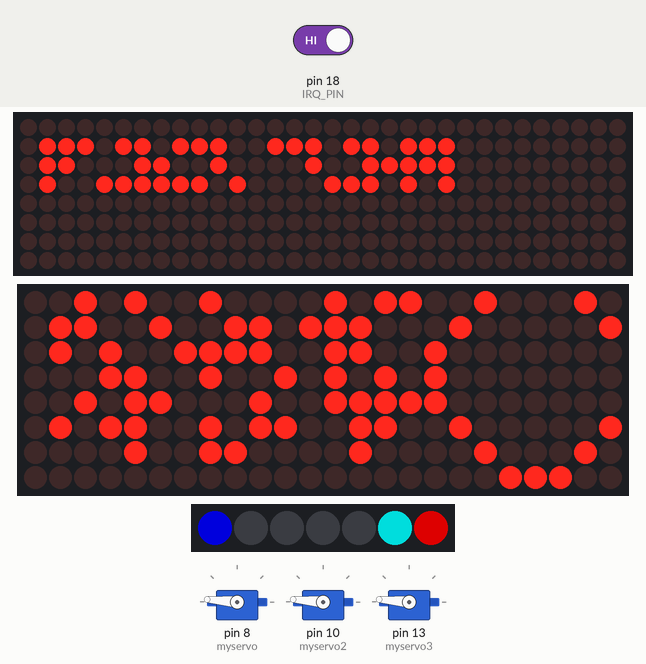
This sketch was run on a simulated Arduino Mega 2560, built with avr-gcc and run on an emulated ATmega2560. On the bench: 32×8 LED matrix, 24×8 LED matrix, 3 × servo, 7 RGB LEDs in strip order, left to right. The inputs (shaded band) are chosen by the test bench; at power-on: pin 18 (IRQ_PIN) HIGH. Dim RGB values are drawn brighter than linear; random numbers use the default seed unless the sketch sets one; no radio packets arrive unless stated.

Above: at 1.48 s.
At 9.2 s:
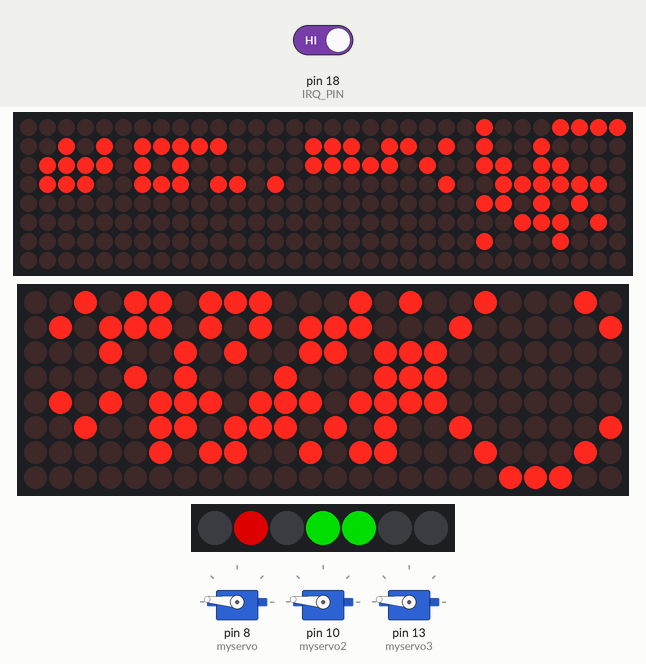
9.3 s: pin 18 (IRQ_PIN) driven LOW
At 9.68 s:
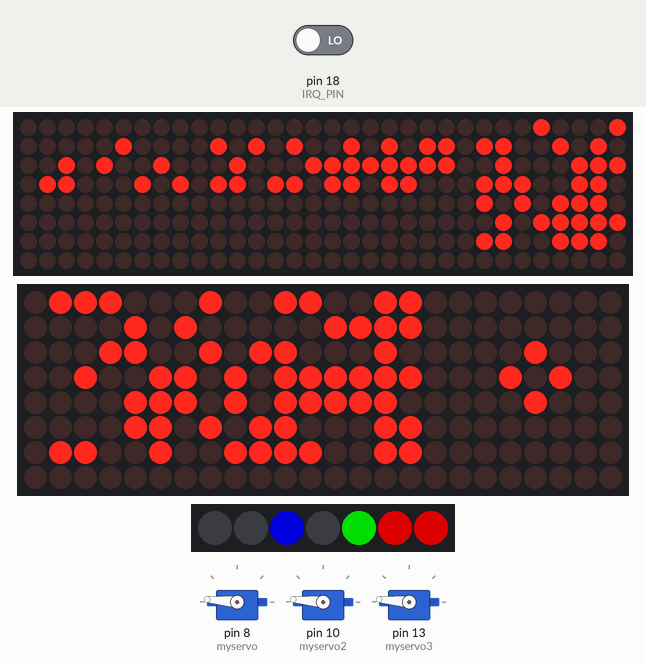
Timing chart, 0 to 19.5 s (numbered marks = the images above; inputs shaded):
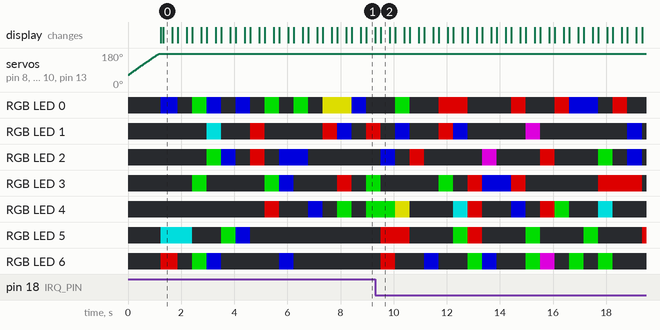

The sketch:

arduino_dome_code.ino
```cpp
#include <MD_Parola.h>
#include <MD_MAXPanel.h>
#include <MD_MAX72xx.h>
#include <SPI.h>
#include <Servo.h>
#include <Adafruit_NeoPixel.h>
#include <nRF24L01.h>
#include <RF24.h>

#define HARDWARE_TYPE MD_MAX72XX::FC16_HW
//#define HARDWARE_TYPE MD_MAX72XX::GENERIC_HW

#define NEOPIXELPIN   12

MD_MAXPanel myDisplay = MD_MAXPanel(HARDWARE_TYPE, 0, 1, 2, 4, 1); // DATA, CLK, CS, x devices, y devices
MD_MAXPanel myDisplay2 = MD_MAXPanel(HARDWARE_TYPE, 4, 5, 6, 3, 1);
Servo myservo;
Servo myservo2;
Servo myservo3;
Adafruit_NeoPixel pixels(7, NEOPIXELPIN, NEO_GRB + NEO_KHZ800);
RF24 radio(48, 49);  // CE, CSN
const byte address[6] = "00001";

bool flap1Open = 0;
bool flap2Open = 0;
bool flap3Open = 0;

//IMPORTANT: DON'T CONNECT ALL 3 SERVOS/HINGES AT ONCE, IT MAKES THE ARDUINO BOOTLOOP!

bool recievedCommand = false;
uint8_t command;


#define IRQ_PIN 18 //can only use specific pins for interrupts - didn't realize this and wasted a lot of time
void interruptHandler();

void setup() {
  myDisplay.begin();
  myDisplay2.begin();

  // // Set the intensity (brightness) of the display (0-15):
  myDisplay.setIntensity(5);
  myDisplay2.setIntensity(5);

  // // Clear the display:
  myDisplay.clear();
  myDisplay2.clear();

  myservo.attach(8);
  myservo2.attach(10);
  myservo3.attach(13);

  pixels.begin();

  // radio setup
  radio.begin();
  radio.openReadingPipe(1, address);
  radio.setPALevel(RF24_PA_LOW);
  radio.startListening();

  //setup interrupt for triggering on a recieved message
  pinMode(IRQ_PIN, INPUT);
  attachInterrupt(digitalPinToInterrupt(IRQ_PIN), interruptHandler, FALLING);
  radio.maskIRQ(1, 1, 0); //tx_ok, tx_fail, rx_ready (only one enabled)

  myDisplay.setPoint(22, 6, true);
  //big blue display: min-x = 1, max-x = 22, min-y = 4, max=y = 6

  //reset servos
  for (int i=65; i<=175; i++) {
    myservo.write(i);
    myservo2.write(i);
    myservo3.write(i);
    delay(10);
  }
}

int randomColour() {
  if (random(0,8) > 6) { //use an offset because for some reason it's red too often
    return 150;
  } else {
    return 0;
  }
}

bool whichTriangle = true;
void loop() {

  if (recievedCommand) {
    switch (command) {
      case 1:
        //raise and lower panel 1
        if (!flap1Open) {
          for (int i=175; i>=65; i--) {
            myservo.write(i);
            delay(3);
          }
          flap1Open = 1;
        } else {
          for (int i=65; i<=175; i++) {
            myservo.write(i);
            delay(3);
          }
          flap1Open = 0;
        }
        break;
      case 2:
        //raise and lower panel 2
        if (!flap2Open) {
          for (int i=175; i>=65; i--) {
            myservo2.write(i);
            delay(3);
          }
          flap2Open = 1;
        } else {
          for (int i=65; i<=175; i++) {
            myservo2.write(i);
            delay(3);
          }
          flap2Open = 0;
        }
        break;

      case 3:
        //raise and lower panel 2
        if (!flap3Open) {
          for (int i=175; i>=65; i--) {
            myservo3.write(i);
            delay(3);
          }
          flap3Open = 1;
        } else {
          for (int i=65; i<=175; i++) {
            myservo3.write(i);
            delay(3);
          }
          flap3Open = 0;
        }
        break;
      case 4:
      //"short circuit"
        float flickerLen = 11;
        for (int i=1; i<= 50; i++) { //number of times to flicker
          myDisplay.setIntensity(15);
          myDisplay2.setIntensity(15);
          pixels.setBrightness(254);
          pixels.show();
          delay((int) (exp(flickerLen)/70));
          myDisplay.setIntensity(0);
          myDisplay2.setIntensity(0);
          pixels.setBrightness(1);
          pixels.show();
          delay((int) (exp(flickerLen)/70));
          if (i % 2 == 0 && flickerLen-1 != 0) {
            flickerLen--;
          }
        }
        myDisplay.clear();
        myDisplay2.clear();
        pixels.setBrightness(0);
        pixels.show();
        delay(3000);
        myDisplay.setIntensity(5);
        myDisplay2.setIntensity(5);
        pixels.setBrightness(254);
        pixels.show();
        break;
    }

    recievedCommand = false;
  }

  pixels.clear();

  for(int i=0; i<7; i++) {
    pixels.setPixelColor(i, pixels.Color(randomColour(), randomColour(), randomColour()));
  }
  pixels.show();


  //random vertical pattern, sweeping sideways for main blue display
  for (int x = 1; x <= 22; x++) {
    for (int y = 4; y<=6; y++) {
      myDisplay.setPoint(x, y, random(0, 2));
    }
  }

  //stacked red displays on the front
  for (int x = 1; x <= 15; x++) {
    for (int y = 1; y<=8; y++) {
      myDisplay2.setPoint(x, y, random(0, 2));
    }
  }
  if (whichTriangle) {
    for (int i=1; i<=4; i++) {
      for (int x=16; x<=24; x++) {
        for (int y = 0; y<8; y++) {
          myDisplay2.setPoint(x, y, 0); //resetting causes flickering between "frames", no easy fix
        }
      }
      delay(20);
      myDisplay2.drawCircle(20, 4, i);
    }
  } else {
    for (int i=4; i>=1; i--) {
      for (int x=16; x<=24; x++) {
        for (int y = 0; y<8; y++) {
          myDisplay2.setPoint(x, y, 0);
        }
      }
      delay(20);
      myDisplay2.drawCircle(20, 4, i);
    }
  }


  delay(300);
  for (int x=16; x<=24; x++) {
    for (int y = 0; y<8; y++) {
      myDisplay2.setPoint(x, y, 0);
    }
  }
  if (whichTriangle) {
    myDisplay2.drawTriangle(20, 0, 16, 7, 24, 7);
    whichTriangle = false;
  } else {
    myDisplay2.drawTriangle(20, 7, 16, 1, 24, 1);
    whichTriangle = true;
  }


  //green display
  for (int x = 24; x <= 32; x++) {
    for (int y = 1; y<=8; y++) {
      myDisplay.setPoint(x, y, random(0, 2));
    }
  }

  delay(30);
}


void interruptHandler() {
  //clear the interrupt pin
  bool tx_ds, tx_df, rx_dr;
  radio.whatHappened(tx_ds, tx_df, rx_dr);

  while (radio.available()) {
    radio.read(&command, sizeof(command));
    recievedCommand = true;
  }
}
```
